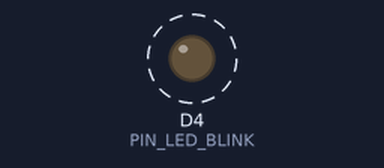
Bench run of a sketch on a simulated ESP8266 (NodeMCU). On the bench: output pins drawn as LEDs (lit = HIGH). Dashed ring = blinking.

Above: at 0.7 s.
Timing chart, 0 to 3.6 s (numbered marks = the images above):
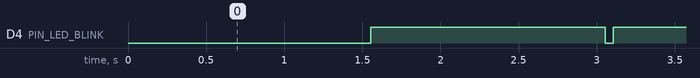

Measured:
- by itself, D4 (PIN_LED_BLINK): alternates HIGH for 1.5 s and LOW for 0.05 s

The sketch:

skylift_v03_embassy.ino
```cpp
/*

  S K Y L I F T (0.3): Schloss Solitude Edition
  https://ahprojects.com/projects/skylift
  Adam Harvey 2017

  Send WiFi Beacon Frames and display WiFi animation
  Compiled with Arduino 1.6.12 on ES8266 NodeMCU 0.9 12

  SkyLift V0.3 is a continuation of the first prototype, SkyLift V0.1, a collaboration
  with Surya Mattu and !Mediengruppe Bitnik that used a Raspberry Pi,  mdk3, and collected BSSIDs
  to virtually relocate smartphones to Julian Assange's residence at the Ecuadorean Embassy in London.

  OLED Wiring:
  - D2 -> SDA
  - D3 -> SCL

*/

// ESP8266
#include <ESP8266WiFi.h>
extern "C" {
#include "user_interface.h"
}

// OLED includes
#include <SPI.h>
#include <Wire.h>
#include <Adafruit_GFX.h>
#include <Adafruit_SSD1306.h>


//#define USE_HIDDEN_SSID // uncomment to use hidden SSIDs
//#define USE_SCREEN 1 // uncomment when using screen (for display device)
#define PIN_LED_BLINK D4 // Or D0 depending on board

// ------------------------------------------------------------------
// ------------------------------------------------------------------
// START Editable Location data
// ------------------------------------------------------------------
// ------------------------------------------------------------------

#define nn 17

char* ssids_str[nn] = {
  "A0:56:B2:91:67:6D",
  "80:71:7A:9D:6F:70",
  "C0:3E:0F:C3:11:15",
  "7C:4C:A5:69:70:C1",
  "84:18:3A:24:60:88",
  "26:6A:9B:EE:E1:A0",
  "12:8E:38:21:83:E6",
  "AC:84:C9:AB:F9:74",
  "C0:3E:0F:87:E2:45",
  "02:8A:AE:91:7F:AC",
  "32:CD:A7:AF:FB:10",
  "1C:49:7B:18:D3:54",
  "A0:8D:16:8A:DC:D8",
  "00:62:2C:09:6C:34",
  "9C:80:DF:E2:9F:26",
  "EC:8E:B5:F5:0A:7E",
  "1C:49:7B:17:78:37"
};

byte bssids[nn][6] = {
  {0xA0, 0x56, 0xB2, 0x91, 0x67, 0x6D},
  {0x80, 0x71, 0x7A, 0x9D, 0x6F, 0x70},
  {0xC0, 0x3E, 0x0F, 0xC3, 0x11, 0x15},
  {0x7C, 0x4C, 0xA5, 0x69, 0x70, 0xC1},
  {0x84, 0x18, 0x3A, 0x24, 0x60, 0x88},
  {0x26, 0x6A, 0x9B, 0xEE, 0xE1, 0xA0},
  {0x12, 0x8E, 0x38, 0x21, 0x83, 0xE6},
  {0xAC, 0x84, 0xC9, 0xAB, 0xF9, 0x74},
  {0xC0, 0x3E, 0x0F, 0x87, 0xE2, 0x45},
  {0x02, 0x8A, 0xAE, 0x91, 0x7F, 0xAC},
  {0x32, 0xCD, 0xA7, 0xAF, 0xFB, 0x10},
  {0x1C, 0x49, 0x7B, 0x18, 0xD3, 0x54},
  {0xA0, 0x8D, 0x16, 0x8A, 0xDC, 0xD8},
  {0x00, 0x62, 0x2C, 0x09, 0x6C, 0x34},
  {0x9C, 0x80, 0xDF, 0xE2, 0x9F, 0x26},
  {0xEC, 0x8E, 0xB5, 0xF5, 0x0A, 0x7E},
  {0x1C, 0x49, 0x7B, 0x17, 0x78, 0x37}
};

char* ssids[nn] = {
  "MB WLAN 59210",
  "TALKTALK9D6F67",
  "SKYDC5C1",
  "SKYF3AE2",
  "Clear 2.4g",
  "Guest Network",
  "Parrot_00:26:7E:16:93:B5",
  "Happy",
  "SKY7CB62",
  "BTWi-fi",
  "DIRECT-ICM2020 Series",
  "Relish_Home_18D356",
  "TALKTALK8ADCD1",
  "BTHub5-C9NP",
  "BTHub5-5ZJ7",
  "DIRECT-7D-HP ENVY 4520 series",
  "Relish_Home_177839"
};

#ifdef USE_SCREEN
byte channels[nn] = {1, 1, 1, 1, 11, 6, 6, 6, 6, 6, 6, 6, 11, 11, 11, 11, 11};
#else
byte channels[nn] = {3, 4, 7, 0, 5, 1, 6, 10, 6, 4, 5, 8, 3, 10, 10, 2, 12};
#endif


// ------------------------------------------------------------------
// ------------------------------------------------------------------
// END Editable Location data
// ------------------------------------------------------------------
// ------------------------------------------------------------------

// OLED Display
#define OLED_RESET 1 // nicht genutzt bei diesem Display
Adafruit_SSD1306 display(OLED_RESET);
boolean refresh_display = false;


// Blink LED
unsigned int blink_interval_a = 1500; // ms
unsigned int blink_interval_b = 50; // ms
unsigned long last_blink_ms = 0;
boolean blink_val = 0;
unsigned char  blink_count = 0;

// Scrolling text
char welcome_to[] = "Welcome to !Ecuador";
unsigned int xoffset = 239; // about 12px per char, adjust as needed
unsigned int x2pos = 13; // position of offscreen scrolling text, adjust as needed
unsigned int cpos = 0; // current position of text on screen
unsigned int xspeed = 2; // horizontal animation speed
unsigned int scroll_interval_ms = 90; // move xpseed every every interval
unsigned long last_scroll_ms  = 0;
unsigned int yoffset = 14; // for wifi icon and BSSIDs

// Run BSSID
unsigned int mac_anim_interval = 449;
unsigned long last_mac_anim_ms = 0;
unsigned int ssid_counter = 0;
unsigned int pre_ssid_counter = 0;

// Run WiFi
unsigned int wifi_anim_interval = 261; // ms
unsigned long last_wifi_ms = 0;
unsigned int wifi_state = 0;
unsigned int wifi_icon_wh = 16;

// Beacon frame packet structure
char* hidden_ssid = "\x00"; // appears as 0-length SSID (Network name unavailable)
byte bssid[6] = {};
unsigned char channel;
unsigned long last_beacon_us;
unsigned long beacon_interval_us = 102400 / nn; // Typical interval of beacon frames is 100.24 milliseconds (0x64)
char time_packet[8]; // placeholder for timestamp data
char cc[2]; // placeholer for timestamp data
uint8_t ncounter = 0; // network counter

uint8_t packet[128] = {
  /*0*/   0x80, 0x00, // Frame Control
  /*2*/   0x00, 0x00, // Duration
  /*4*/   0xff, 0xff, 0xff, 0xff, 0xff, 0xff, // Destination address
  /*10*/  0x00, 0x00, 0x00, 0x00, 0x00, 0x00, // Source address - overwritten later
  /*16*/  0x00, 0x00, 0x00, 0x00, 0x00, 0x00, // BSSID - overwritten to the same as the source address
  /*22*/  0xc0, 0x6c, // Seq-ctl
  /*24*/  0x00, 0x00, 0x00, 0x00, 0x0f, 0x00, 0x00, 0x00, // Timestamp - the number of microseconds the AP has been active
  /*32*/  0x64, 0x00, // Beacon interval = 0.102400 seconds
  /*34*/  0x01, 0x04, // Capability info
  /*36*/  0x00
  /* SSID is added after here */
  /* Followed by packet_tail */
};

uint8_t packet_tail[13] = {
  0x01, 0x08, 0x82, 0x84, 0x8b, 0x96, 0x24, 0x30, 0x48, 0x6c, // supported data rates
  0x03, 0x01, 0x04 // DSSS (Current Channel)
};

// WiFi icon graphics for animation (1 bar, 2 bars, 3 bars)
static const unsigned char PROGMEM wifi_icon_lg[] =
{
  0x1f, 0xe0, 0xe0, 0x1c, 0x0, 0x0, 0x7, 0x80, 0x18, 0x60, 0x0, 0x0, 0x3, 0x0, 0x0, 0x0,
  0x0, 0x0, 0x0, 0x0, 0x0, 0x0, 0x0, 0x0, 0x0, 0x0, 0x0, 0x0, 0x0, 0x0, 0x0, 0x0
};
static const unsigned char PROGMEM wifi_icon_md[] =
{
  0x0, 0x0, 0x0, 0x0, 0x0, 0x0, 0x7, 0x80, 0x18, 0x60, 0x0, 0x0, 0x3, 0x0, 0x0, 0x0,
  0x0, 0x0, 0x0, 0x0, 0x0, 0x0, 0x0, 0x0, 0x0, 0x0, 0x0, 0x0, 0x0, 0x0, 0x0, 0x0
};
static const unsigned char PROGMEM wifi_icon_sm[] =
{
  0x0, 0x0, 0x0, 0x0, 0x0, 0x0, 0x0, 0x0, 0x0, 0x0, 0x0, 0x0, 0x3, 0x0, 0x0, 0x0,
  0x0, 0x0, 0x0, 0x0, 0x0, 0x0, 0x0, 0x0, 0x0, 0x0, 0x0, 0x0, 0x0, 0x0, 0x0, 0x0
};


void setup() {

  // Init ESP8266
  WiFi.setOutputPower(20.5); // 0 (min) - 20.5 (max)
  wifi_set_opmode(STATION_MODE);
  wifi_promiscuous_enable(1);

#ifdef USE_SCREEN
  // Initialize OLED I2C display
  display.begin(SSD1306_SWITCHCAPVCC, 0x3C);
  display.setRotation(2); // flip screen upside down
  display.clearDisplay();
  // Display intro message
  display.setTextColor(WHITE);
  display.setTextWrap(false);
  display.setTextSize(1);
  display.setCursor(23, 14);
  display.println("S K Y L I F T");
  display.display();
  delay(2000);
  display.clearDisplay();
#endif

  // Init I/O pins
  pinMode(PIN_LED_BLINK, OUTPUT);
  digitalWrite(PIN_LED_BLINK, 0);
}


void loop() {
  run_blink(); // Blink onboard LED
  run_wifi(); // Transmit beacon frames
#ifdef USE_SCREEN // Update display
  run_screen();
#endif
}


// **************************************************************
// ESP8266 Functions
// **************************************************************

// ---------------------------------------------------------------
// Transmit Beacon packets
// ---------------------------------------------------------------
void run_wifi() {

  if (micros() - last_beacon_us < beacon_interval_us) {
    return;
  }
  last_beacon_us = micros();

  ncounter = (ncounter + 1) % nn;

  // Send the packet
#ifdef USE_HIDDEN_SSID
  char* ssid = hidden_ssid;
#else
  char* ssid = ssids[ncounter];
#endif
  send_beacon_frame(ssid , channels[ncounter]);
}


// ---------------------------------------------------------------
// Send the beacon frame
// ---------------------------------------------------------------
void send_beacon_frame(char* ssid, byte channel) {

  uint8_t ssid_len = strlen(ssid);
  uint8_t packet_length = 51 + ssid_len;

  // Set BSSID
  for (int i = 0; i < 6; i++) {
    bssid[i] = bssids[ncounter][i];
  }
  for (int i = 0; i < 6; i++) {
    packet[10 + i] = packet[16 + i] = bssid[i];
  }

  // Update the timestamp
  get_timestamp(time_packet);
  for (int i = 0; i < 8; i++) {
    packet[24 + i] = time_packet[i];
  }

  // set the SSID length byte
  packet[37] = ssid_len;
  for (int i = 0; i < ssid_len; i++) {
    packet[38 + i] = ssid[i];
  }

  // Add the ending packet bytes
  for (int i = 0; i < 12; i++) {
    packet[38 + ssid_len + i] = packet_tail[i];
  }

  // Set transmit frequency and packet channel
  wifi_set_channel(channel);
  packet[50 + ssid_len] = channel;

  // Send the packet
  wifi_send_pkt_freedom(packet, packet_length, 0);
}

// ---------------------------------------------------------------
// Convert milliseconds to timestamp for beacon frame
// ---------------------------------------------------------------
void get_timestamp(char *times) {

  long t = micros();
  unsigned int tlen = 8;
  String time_hex_forward = String(t, HEX);

  while (time_hex_forward.length () < tlen * 2) time_hex_forward = "0" + time_hex_forward;
  String time_hex_rev = time_hex_forward; // reversed
  for (int i = tlen; i > 0; i--) {
    time_hex_rev[(tlen * 2) - (i * 2) ] = time_hex_forward.charAt((i * 2) - 2); // 1
    time_hex_rev[(tlen * 2) - (i * 2) + 1] = time_hex_forward.charAt((i * 2) - 1); // 2
  }
  // convert to 8-length byte array
  for (int i = 0; i < tlen; i++) {

    cc[0] = time_hex_rev.charAt(i * 2);
    cc[1] = time_hex_rev.charAt((i * 2) + 1);
    long hex_val = strtol(cc, NULL, 16);
    times[i] = hex_val;
  }
}

long strtol (const char *__nptr, char **__endptr, int __base); // additional function for string to long conversion


// **************************************************************
// Screen functions
// **************************************************************

// ---------------------------------------------------------------
// Update display screen
// ---------------------------------------------------------------
#ifdef USE_SCREEN
void run_screen() {
  run_scroll_welcome();
  run_wifi_icon();
  run_mac_addr();
  if (refresh_display == true) {
    display.display(); // keep display() calls to a minimum
    refresh_display = false;
  }
}
#endif

// ---------------------------------------------------------------
// Amimate mac addresses
// ---------------------------------------------------------------
#ifdef USE_SCREEN
void run_mac_addr() {
  if (millis() - last_mac_anim_ms < mac_anim_interval) {
    return;
  }
  // Use the pixels from previous text to fill in black
  // this reduces number of operations to clear display
  display.setTextColor(BLACK);
  display.setTextSize(1);
  display.setCursor(24, 0);
  display.println(ssids_str[pre_ssid_counter]);
  display.setCursor(24, 0);
  display.setTextColor(WHITE);
  display.println(ssids_str[ssid_counter]);
  refresh_display = true;
  last_mac_anim_ms = millis();
  pre_ssid_counter = ssid_counter;
  ssid_counter = (ssid_counter + 1) % nn;
  mac_anim_interval = random(800, 1400); // randomize to appear more realistic
}
#endif


// ---------------------------------------------------------------
// Animate WiFi icon
// ---------------------------------------------------------------
#ifdef USE_SCREEN
void run_wifi_icon() {
  // Animate between 3 graphics for WiFi icon
  if ( millis() - last_wifi_ms < wifi_anim_interval) {
    return;
  }
  wifi_state++;
  if (wifi_state > 3) {
    wifi_state = 0;
  }
  // Clear background
  display.fillRect(0, 0, 14, 7, BLACK);
  switch (wifi_state) {
    case 0:
      // Use the pixels from bitmap shape to fill in black
      // this reduces number of operations to clear display
      display.drawBitmap(0, 0,  wifi_icon_sm, wifi_icon_wh, wifi_icon_wh, 0);
      display.drawBitmap(0, 0,  wifi_icon_md, wifi_icon_wh, wifi_icon_wh, 0);
      display.drawBitmap(0, 0,  wifi_icon_lg, wifi_icon_wh, wifi_icon_wh, 0);
      break;
    case 1:
      display.drawBitmap(0, 0,  wifi_icon_sm, wifi_icon_wh, wifi_icon_wh, 1);
      break;
    case 2:
      display.drawBitmap(0, 0,  wifi_icon_md, wifi_icon_wh, wifi_icon_wh, 1);
      break;
    case 3:
      display.drawBitmap(0, 0,  wifi_icon_lg, wifi_icon_wh, wifi_icon_wh, 1);
      break;
  }
  refresh_display = true;
  last_wifi_ms = millis();
}
#endif


// ---------------------------------------------------------------
// Scrolling Welcome Text
// ---------------------------------------------------------------
#ifdef USE_SCREEN
void run_scroll_welcome() {

  // Use the pixels from previous text to fill in black
  // this reduces number of operations to clear display
  if (millis() - last_scroll_ms < scroll_interval_ms) {
    return;
  }
  display.setTextSize(2);
  cpos -= xspeed;
  // reset animation after xoffset mark
  if (cpos < -xoffset) {
    cpos = 0;
  }
  last_scroll_ms = millis();
  // Add second text instance
  if (cpos < -x2pos) {
    // pixels off
    display.setTextColor(BLACK);
    display.setCursor(cpos + xoffset + xspeed, yoffset);
    display.println(welcome_to);
    // pixels on
    display.setTextColor(WHITE);
    display.setCursor(cpos + xoffset, yoffset);
    display.println(welcome_to);
  }
  // First, leftmost, text instance
  display.setTextColor(BLACK);
  display.setCursor(cpos + xspeed, yoffset);
  display.println(welcome_to);
  display.setTextColor(WHITE);
  display.setCursor(cpos, yoffset);
  display.println(welcome_to);
  refresh_display = true;
}
#endif

// ---------------------------------------------------------------
// Blink on-board LED
// ---------------------------------------------------------------
void run_blink() {
  long t = blink_count == 0 ? blink_interval_a : blink_interval_b;
  if (millis() - last_blink_ms > t) {
    digitalWrite(PIN_LED_BLINK, blink_count);
    last_blink_ms = millis();
    blink_count++;
    blink_count %= 2;
  }
}
```
